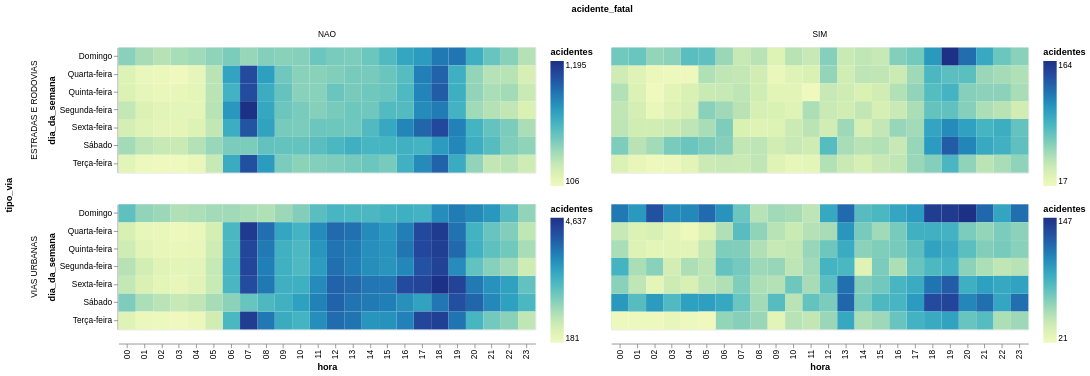

The notebook cell this image was saved under:
### Code cell
sinistros.filter(c('tipo_via') != 'NAO DISPONIVEL') \
    .filter(c('hora').is_not_null()) \
    .group_by('dia_da_semana', 'hora', 'tipo_via', 'acidente_fatal').agg(pl.len().alias('acidentes')) \
    .with_columns(c('hora').cast(pl.String).str.zfill(2)) \
    .plot.rect(x='hora', color='acidentes', y='dia_da_semana', row='tipo_via', column='acidente_fatal') \
    .properties(height=150, width=500) \
    .resolve_scale(color='independent')

### Figure 1 — Vega-Lite specification as saved in the notebook (floating-point values rounded to 4 significant figures; data arrays with more than 128 entries replaced by an {"elided": "..."} marker saying what was removed)
{"config": {"view": {"continuousWidth": 300, "continuousHeight": 300}}, "data": {"name": "data-88296468d918a32cd57757052b2f734c"}, "mark": {"type": "rect", "tooltip": true}, "encoding": {"color": {"field": "acidentes", "type": "quantitative"}, "column": {"field": "acidente_fatal", "type": "nominal"}, "row": {"field": "tipo_via", "type": "nominal"}, "x": {"field": "hora", "type": "nominal"}, "y": {"field": "dia_da_semana", "type": "nominal"}}, "height": 150, "params": [{"name": "param_1e9efca18e7a2868", "select": {"type": "interval", "encodings": ["x", "y"]}, "bind": "scales"}], "resolve": {"scale": {"color": "independent"}}, "width": 500, "$schema": "https://vega.github.io/schema/vega-lite/v6.4.1.json", "datasets": {"data-88296468d918a32cd57757052b2f734c": {"elided": "672 records"}}}
